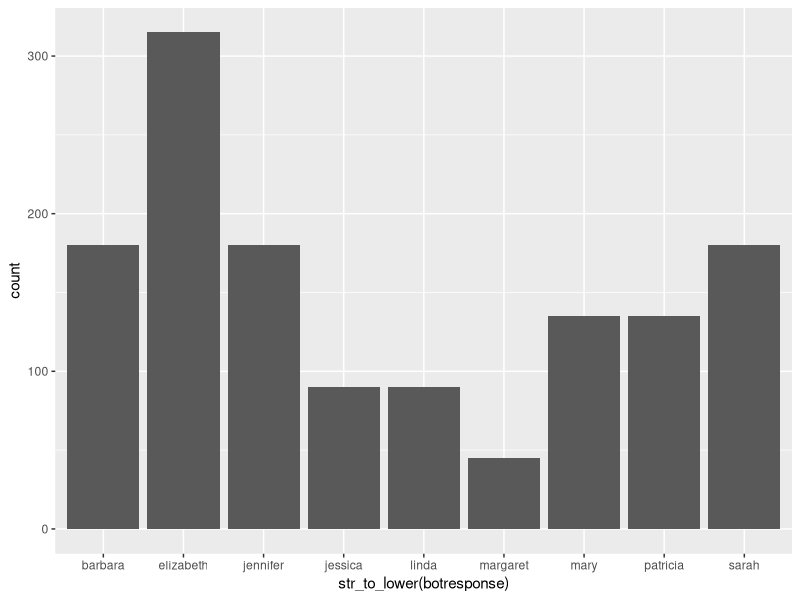
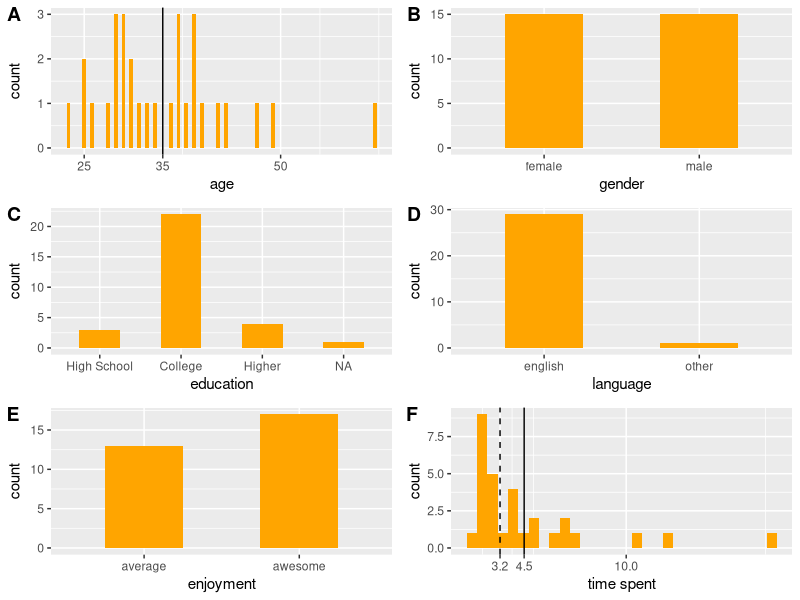
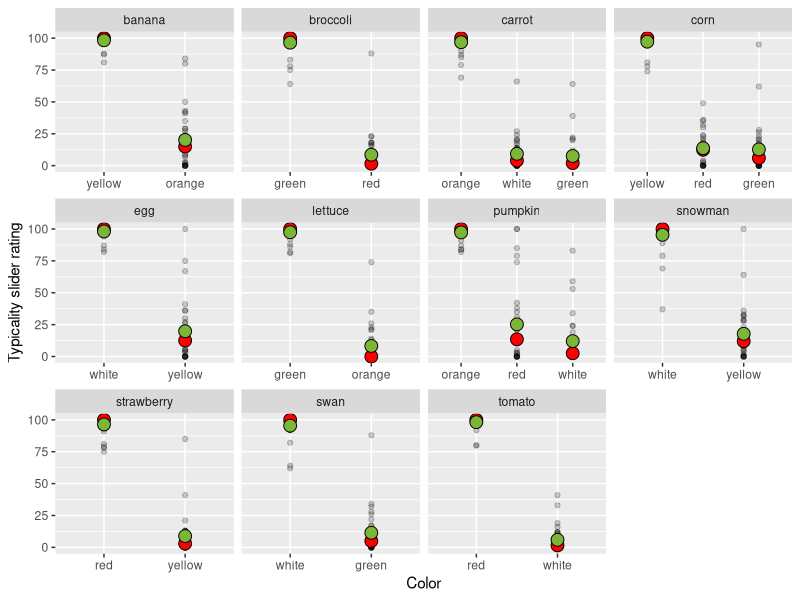
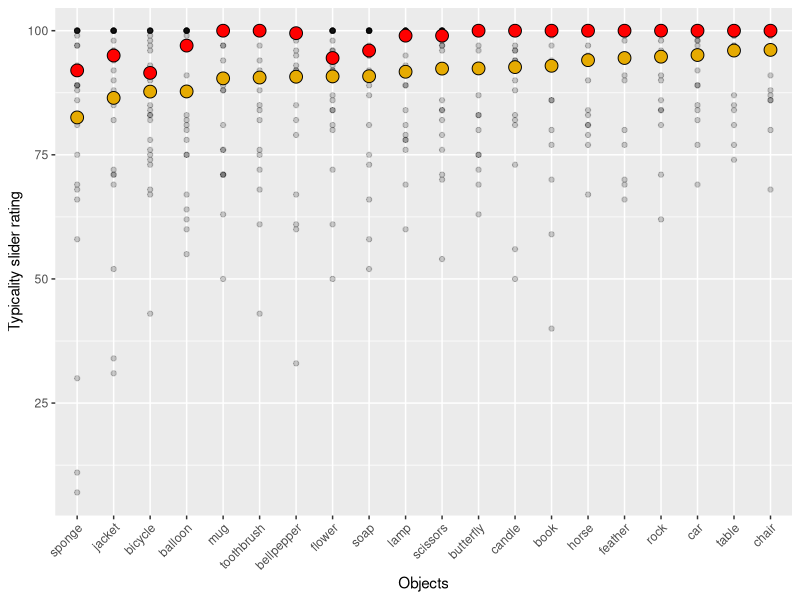
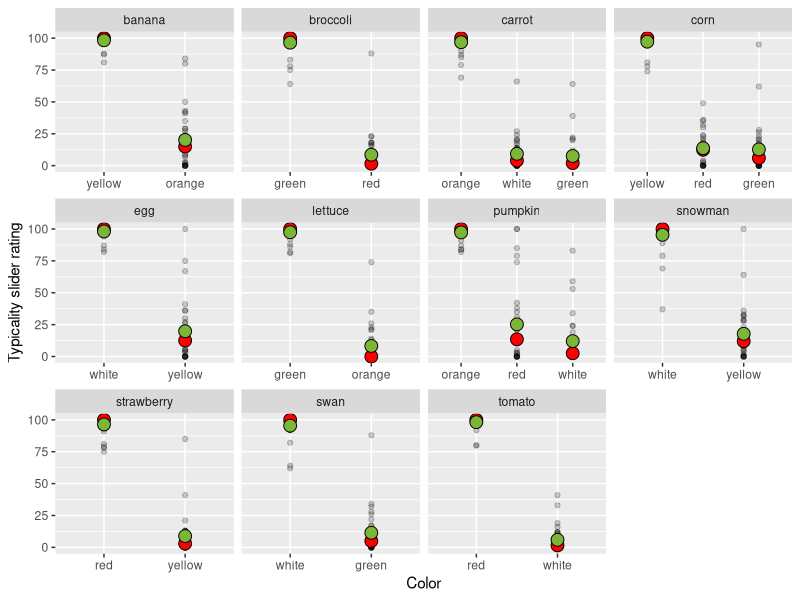

The R script that drew these images, in order:
## ---- chunk 1
knitr::opts_chunk$set(echo = TRUE)
## ---- chunk 2
library(cowplot)
# library(plyr)
library(tidyverse)
library(here)

df_import = read_csv(here("data","01_norming","02_main","03_Typicality-norming","data.csv")) %>%
  # exclude test
  # weird filter property that it will exclude NAs
  filter(is.na(comments) | comments != "TEST")
## ---- chunk 3
ggplot(df_import,aes(x=str_to_lower(botresponse))) +
  geom_histogram(stat="count")
## ---- chunk 4

df_clean = df_import %>% 
  # exclude multiple submissions
  arrange(startTime) %>% 
  distinct(anon_worker_id,trial_number, .keep_all = TRUE) %>% 
  # exclude participants who didn't do the hit correctly or were confused (self reportedly)
  filter(HitCorrect==1)
  # exclude participants who are more than 2 std away from median responses
  # group_by(anon_worker_id) %>%
  # filter()

# number of participants before exclusion (20)
length(unique(df_import$anon_worker_id))
# number of participants after exclusion (18)
length(unique(df_clean$anon_worker_id))


df = df_clean %>%
  select(question,slider_val,trial_number,anon_worker_id) %>% 
  rename(col_item = question)
## ---- chunk 5
# other info
engl_spellings = c("english", "englis", "eng", "engilsh")

df_subj = df_clean %>% 
  select(age,gender,education,languages,enjoyment,timeSpent,HitCorrect,comments,anon_worker_id) %>% 
  distinct() %>% 
  mutate_at(vars(languages), funs(str_to_lower(.))) %>% 
  mutate_at(vars(languages), funs(ifelse(. %in% engl_spellings, "english", .))) %>% 
  mutate(lang=ifelse(languages == "english","english","other")) %>% 
  mutate_at(vars(age), funs(as.integer(.))) %>% 
  mutate_at(vars(enjoyment), 
            funs(ifelse(.==1,"average",
                        ifelse(.==2,"awesome","other")))) %>% 
  mutate(edu = ifelse(str_detect(education,"high_school"),"High School",
                      ifelse(str_detect(education,"college"),"College","Higher"))) %>% 
  mutate_at(vars(edu), funs(fct_relevel(.,"High School", "College", "Higher")))


mean_age = round(mean(df_subj$age),digits = 1)
p_age = ggplot(df_subj,aes(x=age)) +
  geom_bar(width = .5,
           fill = "orange") +
  geom_vline(xintercept= mean_age) +
  scale_x_continuous(breaks=c(25,50,75,mean_age))

p_gen = ggplot(df_subj,aes(x=gender)) +
  geom_bar(width = .5,
           fill = "orange")

p_edu = ggplot(df_subj,aes(x=edu)) +
  geom_bar(width = .5,
           fill = "orange") +
  xlab("education")
  # theme(axis.text.x = element_text(angle = 25, hjust = 1))

p_lang = ggplot(df_subj,aes(x=lang)) +
  geom_bar(width = .5,
           fill = "orange") +
  xlab("language")
  # theme(axis.text.x = element_text(angle=45,hjust=1))

p_enj = ggplot(df_subj,aes(x=enjoyment)) +
  geom_bar(width = .5,
           fill = "orange")

mean_time = round(mean(df_subj$timeSpent), digits = 1)
median_time = round(median(df_subj$timeSpent), digits = 1)
p_time = ggplot(df_subj,aes(x=timeSpent)) +
  geom_histogram(fill = "orange") +
  geom_vline(xintercept=mean_time) +
  geom_vline(xintercept=median_time,linetype="dashed") +
  scale_x_continuous(breaks=c(median_time,mean_time,floor(0),floor(10),floor(25),floor(20))) +
  xlab("time spent")

plot_grid(p_age,p_gen,p_edu,p_lang,p_enj,p_time, labels = "AUTO", ncol = 2, align = 'v')

## ---- chunk 6

cd_list = c("broccoli",
	"lettuce",
	"carrot",
	"pumpkin",
	"strawberry",
	"tomato",
	"egg",
	"snowman",
	"swan",
	"banana",
	"corn")

df_plot = df %>% 
  # separate color and type
  separate(col_item, c("color", "item"), sep = "_", remove = FALSE) %>% 
  # identify presumably color diagnostic object
  mutate(cd = ifelse(item %in% cd_list, T, F))

## ---- chunk 7

df_cd = df_plot %>% 
  filter(cd == T)

select_color <- function(string) {
  str_replace_all(string,"_(.)*","")
}

ggplot(df_cd, aes(x=reorder(col_item, -slider_val), y=slider_val)) +
  facet_wrap(vars(item), scale = "free_x", nrow = 3) +
  geom_point(alpha = 0.2) +
  # error bars 
  stat_summary(fun.data = "mean_cl_boot",
               geom = "linerange",
               color = "black",
               size = 1) + 
  # median
  stat_summary(fun.y = "median",
               geom = "point",
               shape = 21,
               fill = "red",
               color = "black",
               size = 4) +
  # means
  stat_summary(fun.y = "mean",
               geom = "point",
               shape = 21,
               fill = "#7CB637",
               color = "black",
               size = 4) +
  xlab("Color") +
  ylab("Typicality slider rating") +
  scale_x_discrete(labels = select_color)

ggsave(here("writing","QP1","img","norming3_results.pdf"), width=7, height = 6)

sum_file = df_cd %>%
  rename(col_type = col_item,
         type = item) %>% 
  group_by(col_type, color, type) %>% 
  summarize(typicality = median(slider_val)) %>% 
  select(col_type, color, type, typicality)
# write.csv(sum_file, here("data","01_norming","02_main","typicality_data.csv"), row.names = FALSE)
## ---- chunk 8

df_noncd = df_plot %>% 
  filter(cd == F)

ggplot(df_noncd, aes(x=reorder(item,slider_val), y=slider_val)) +
  # facet_wrap(vars(item), scale = "free_x") +
  geom_point(alpha = 0.2) +
  # error bars 
  stat_summary(fun.data = "mean_cl_boot",
               geom = "linerange",
               color = "black",
               size = 1) + 
  # median
  stat_summary(fun.y = "median",
               geom = "point",
               shape = 21,
               fill = "red",
               color = "black",
               size = 4) +
  # means
  stat_summary(fun.y = "mean",
               geom = "point",
               shape = 21,
               fill = "#E6AB02",
               color = "black",
               size = 4) +
  theme(axis.text.x = element_text(angle = 45, hjust = 1)) +
  xlab("Objects") +
  ylab("Typicality slider rating")
